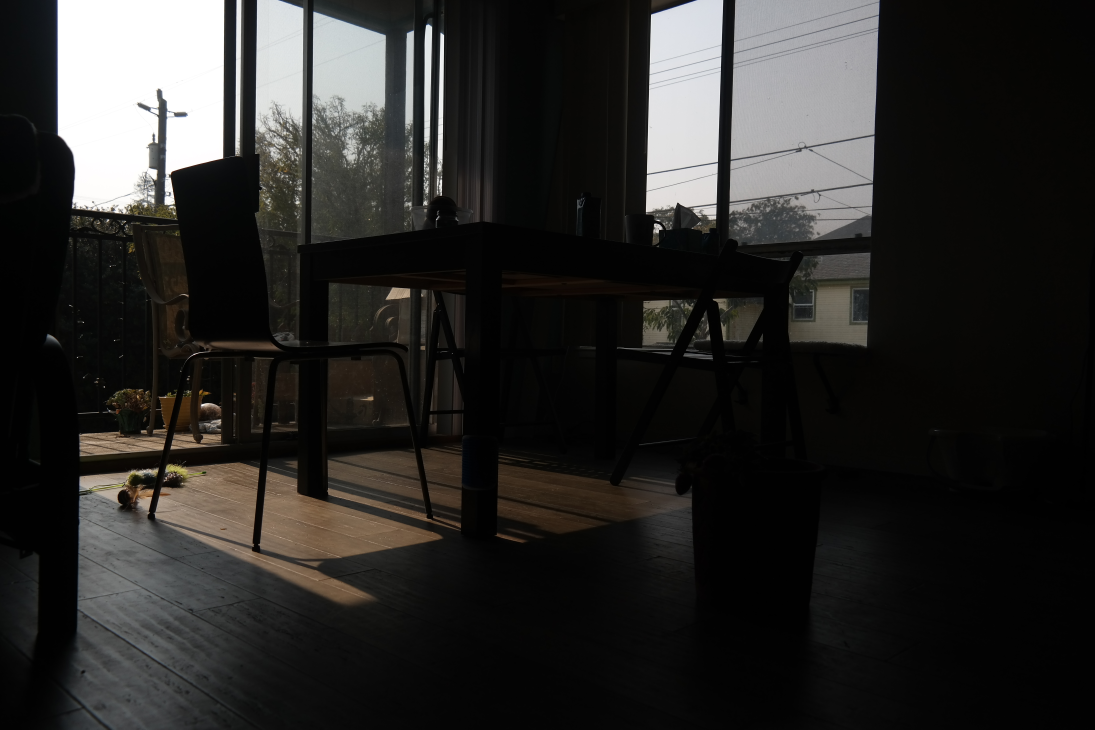
#> input picture Project 1/set/SAM_4040.jpeg, 5472 x 3648 px (shown at 1/5 size); the run also reads 1 picture not shown here
$ jupyter execute --allow-errors Project1HDR.ipynb
#> lines starting #> are read from the running program, lines starting #| are printed output that depends on the picture
[cell 1]
#Part 1
import cv2
from PIL import Image
from pylab import *
import os
import numpy as np
import matplotlib.pyplot as plt
import math
from scipy import optimize

#determin if picture has saturated pixels
def isSaturated(matrix):
    for i in range(len(matrix)):
        for j in range(len(matrix[0])):
            if matrix[i][j] == 255:
                print('saturated')
                return False
    return True
#print(isSaturated(b))

[cell 2]
#Part1
T = [1/400, 1/320, 1/250, 1/200, 1/160, 1/125, 1/100, 1/80, 1/60, 1/50, 1/40, 1/30, 1/25, 1/20, 1/15, 1/13, 1/10, 1/8, 1/6, 1/5, 1/4, 0.3]
papers = []  #the brightness of paper with different T
path = 'Sunshine'
files = os.listdir(path)
files = sorted(files,  key=lambda x: os.path.getmtime(os.path.join(path, x))) #sort these pictures by time
#files = files[::-1]
#print(files)
papers = [] * (len(files) - 1)

#append all of the brightness of paper to the list
for i in range(1, len(files)):
    if not os.path.isdir(files[i]):
        papers.append(cv2.imread(path + '/' + files[i], cv2.IMREAD_COLOR))
#print(papers)


brightnessB, brightnessG, brightnessR = [], [], [] # the brightness of three channels

#append average brightness of three channels to corresponding list
for i in range(len(papers) - 1):
    b, g, r = cv2.split(papers[i])
    bf = b.flatten()
    gf = g.flatten()
    rf = r.flatten()
    brightnessB.append(int(sum(bf) / len(bf)))
    brightnessG.append(int(sum(gf) / len(gf)))
    brightnessR.append(int(sum(rf) / len(rf)))
#> this loop made 2 passes
#> pass 2, `b, g, r = cv2.split(papers[i])`:
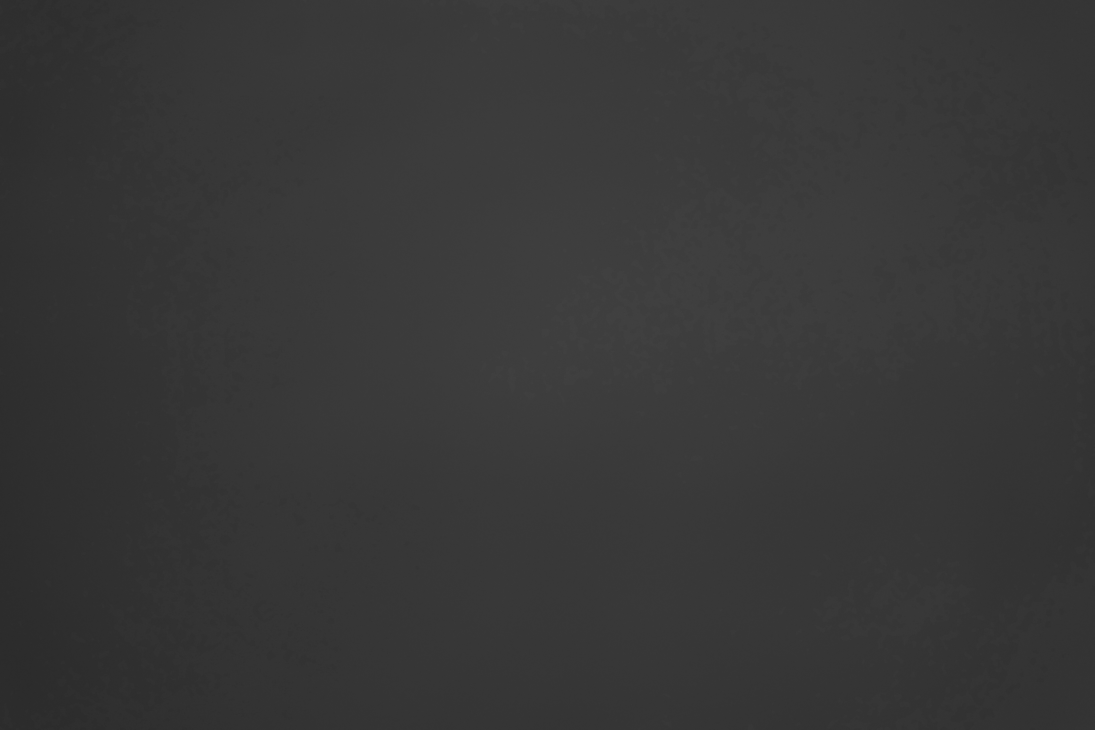
#> b: shape (3648, 5472) (shown at 1/5 size); min 31, max 111, mean 55.3
#> after the loop, brightnessB = [252, 55]; brightnessG = [254, 55]; brightnessR = [254, 55]
    #brightnessB, brightnessG, brightnessR = brightnessB[::-1], brightnessG[::-1], brightnessR[::-1]

#plot B' against T of three channels
start, end = 2, 19
#> (the rest of this cell did not finish here and is left out)

[cell 3]
#curve fit
def lineTB(x, A, B):
    return A * x + B

logT = [math.log(T[i]) for i in range(len(T))]
#> logT = [-5.99, -5.77, -5.52, -5.3, -5.08, -4.83, -4.61, -4.38, -4.09, -3.91, -3.69, -3.4, -3.22, -3, -2.71, -2.56, -2.3, -2.08, -1.79, -1.61, -1.39, -1.2]
logBrightnessB = [math.log(brightnessB[i]) for i in range(len(brightnessB))]
#> logBrightnessB = [5.53, 4.01]
logBrightnessG = [math.log(brightnessG[i]) for i in range(len(brightnessG))]
#> logBrightnessG = [5.54, 4.01]
logBrightnessR = [math.log(brightnessR[i]) for i in range(len(brightnessR))]
#> logBrightnessR = [5.54, 4.01]

#plot log(B') against log(T) of blue channel and do the curve fit
#> (the rest of this cell did not finish here and is left out)

#> (a cell that did not finish here is left out)

#> (a cell that did not finish here is left out)

[cell 6]
#plotting B'^(g) against T for three channels
bPrimeB = [brightnessB[i] ** (1 / aB) for i in range(len(brightnessB[start:end]))]
#> bPrimeB = []
bPrimeG = [brightnessG[i] ** (1 / aG) for i in range(len(brightnessG[start:end]))]
#> bPrimeG = []
bPrimeR = [brightnessR[i] ** (1 / aR) for i in range(len(brightnessR[start:end]))]
#> bPrimeR = []
#> (the rest of this cell did not finish here and is left out)

[cell 7]
#Part2
#'set/SAM_4040.JPG' 1/1000 room
#'picture set/SAMAUNG/SAM_4065.JPG' 1/500
#'picture set/SAMAUNG/SAM_4066.JPG' 1/400
#'picture set/SAMAUNG/SAM_4087.JPG'
image0 = cv2.imread('set/SAM_4040.jpeg', cv2.IMREAD_COLOR)
#> image0 is the input picture: shape (3648, 5472, 3); mean B, G, R 40.3, 42, 42.9
b0, g0, r0 = cv2.split(image0)
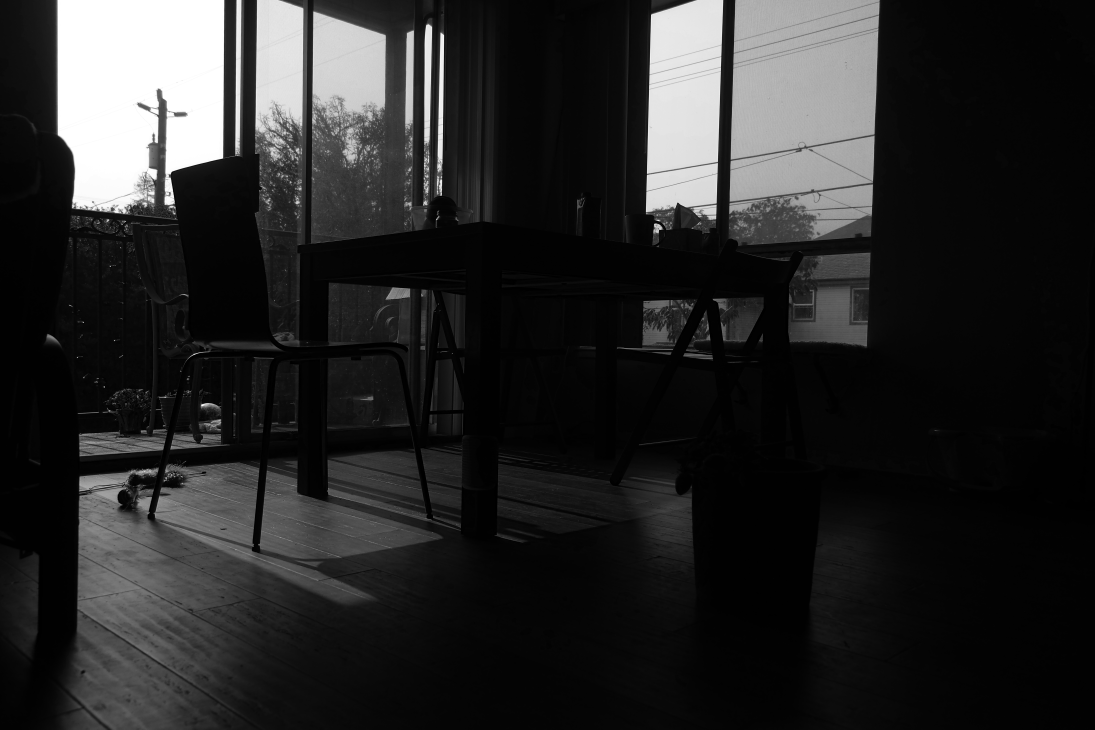
#> b0: shape (3648, 5472) (shown at 1/5 size); min 0, max 255, mean 40.3
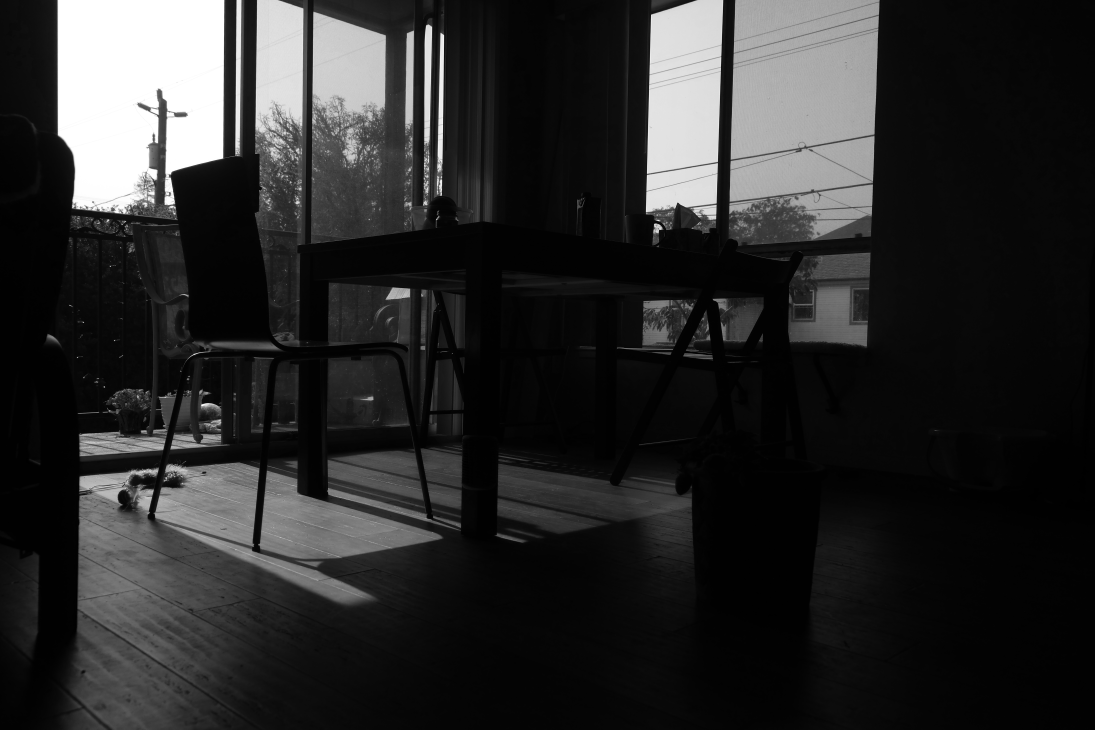
#> r0: shape (3648, 5472) (shown at 1/5 size); min 0, max 255, mean 42.9
bf0 = b0.flatten()
gf0 = g0.flatten()
rf0 = r0.flatten()
print(bf0)
#> (printed output is left out)

#compute B'^(g)
#> (the rest of this cell did not finish here and is left out)

[cell 8]
#image1
#'set/SAMAUNG/SAM_4043.jpeg' 1/500 room
#'set/SAM_4046.jpeg' 1/250 room
#'picture set/SAMAUNG/SAM_4092.JPG'
#'picture set/SAMAUNG/SAM_4068.JPG' 1/250
#'picture set/SAMAUNG/SAM_4072.JPG' 1/100
image1 = cv2.imread('set/SAM_4043.jpeg', cv2.IMREAD_COLOR)
#> (the rest of this cell did not finish here and is left out)

[cell 9]
#image2
#'set/SAMAUNG/SAM_4046.jpeg' 1/250 room
#'set/SAM_4053.jpeg' 1/50 room
#'set/SAM_4053.jpeg'
#'picture set/SAMAUNG/SAM_4095.JPG'
#'picture set/SAMAUNG/SAM_4072.JPG' 1/100
#'picture set/SAMAUNG/SAM_4075.JPG' 1/50
#'picture set/SAMAUNG/SAM_4078.JPG' 1/25
#'picture set/SAMAUNG/SAM_4079.JPG' 1/20
#'picture set/SAMAUNG/SAM_4083.JPG' 1/10
image2 = cv2.imread('set/SAM_4053.jpeg', cv2.IMREAD_COLOR)
#> (the rest of this cell did not finish here and is left out)

[cell 10]
#compute B'^(g)/a1 and plot the new histogram
a1 = 2
#> (the rest of this cell did not finish here and is left out)

[cell 11]
#compute B'(g)/a2 and polt the new histogram
a2 = 10
#> (the rest of this cell did not finish here and is left out)

[cell 12]
#Part 3
#algorithm 1
#hdr1 blue
hdr1B = [[0] * 5472 for _ in range(3648)]
print(len(hdr1B[1]))
f = 0
#> (the rest of this cell did not finish here and is left out)

[cell 13]
#plot the histogram of blue channel
hdr1BA = array(hdr1B, 'f')
hdr1BF = hdr1BA.flatten()
#hist(hdr1B, 25, facecolor = 'blue')
hist(hdr1BF, 25, facecolor = 'blue')
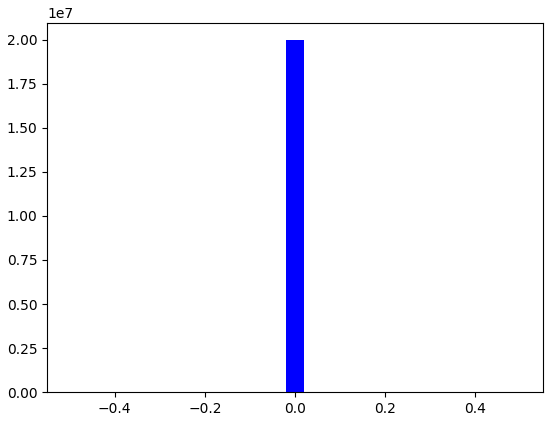
#> figure drawn by matplotlib, 1 panel; tallest bar 19961856 high, from x = -0.02 to 0.02

[cell 14]
#hdr1 green
hdr1G = [[0] * 5472 for _ in range(3648)]
print(len(hdr1G[1]))
f = 0
#> (the rest of this cell did not finish here and is left out)

[cell 15]
#plot the histogram of green channel
hdr1GA = array(hdr1G, 'f')
hdr1GF = hdr1GA.flatten()
hist(hdr1GF, 25, facecolor = 'green')
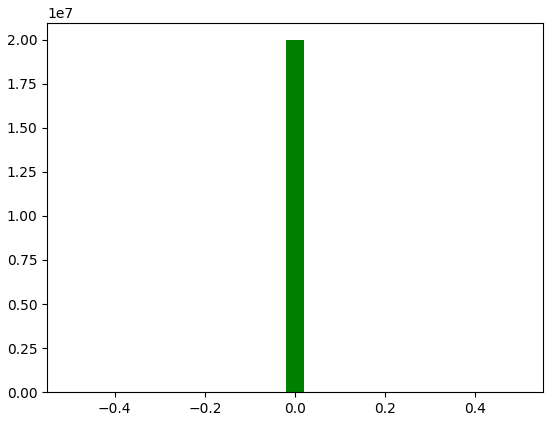
#> figure drawn by matplotlib, 1 panel; tallest bar 19961856 high, from x = -0.02 to 0.02
